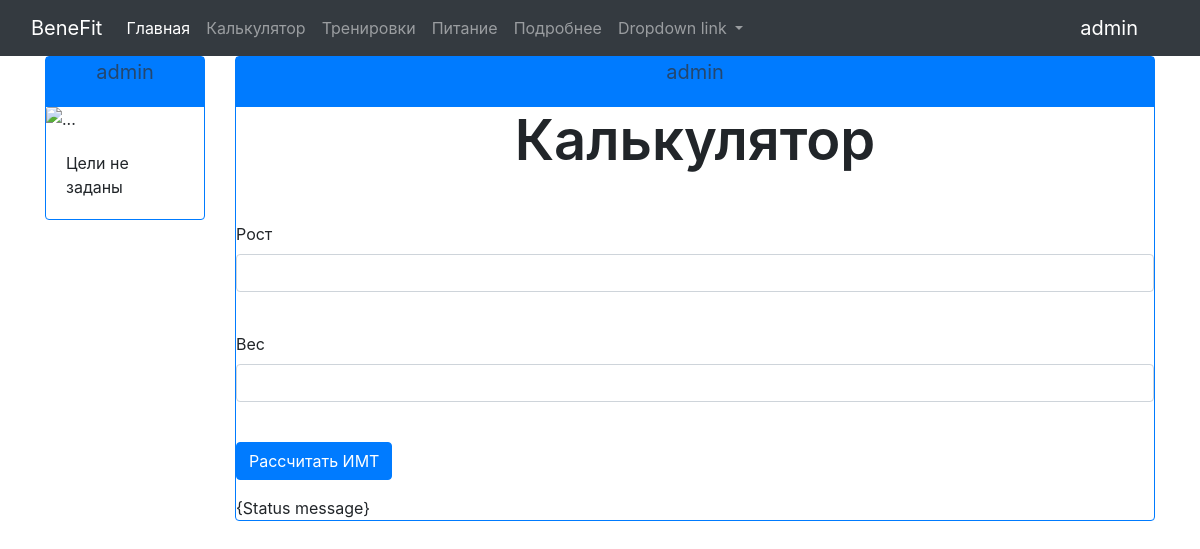
Before: /calculator (signed in) with the older database file.
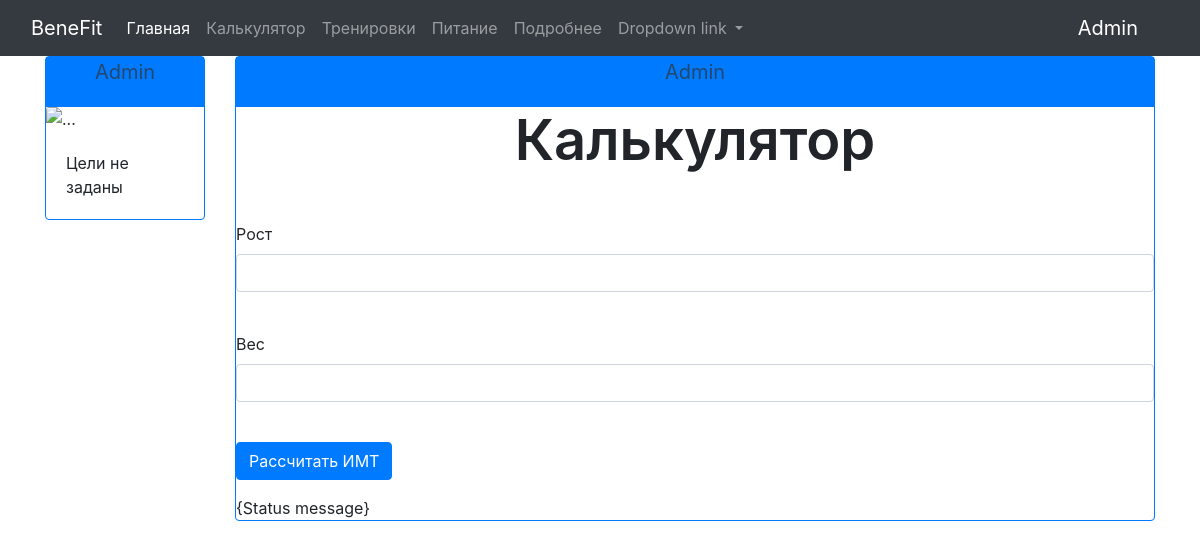
After: the same page with the newer database file.
### data/user_login.py (models this page shows, shortened)
class User_login(SqlAlchemyBase, UserMixin):
    __tablename__ = 'user_login'
    id = sqlalchemy.Column(sqlalchemy.Integer,
                           primary_key=True, autoincrement=True, nullable=True)
    name = sqlalchemy.Column(sqlalchemy.String, nullable=True)
    about = sqlalchemy.Column(sqlalchemy.String, nullable=True)
    email = sqlalchemy.Column(sqlalchemy.String,
                              index=True, unique=True, nullable=True)
    hashed_password = sqlalchemy.Column(sqlalchemy.String, nullable=True)
    created_date = sqlalchemy.Column(sqlalchemy.DateTime,
                                     default=datetime.datetime.now)
    user_inputs = orm.relation("User_inputs", back_populates='user_login')

### main.py (the view, shortened to what this page needs)
@app.route("/calculator", methods=['GET', "POST"])
def calculator_page():
    form = CalculatorForm()
    return render_template("calculator.html", title='Калькулятор', form=form, message='{Status message}')

### forms/calculator_form.py
class CalculatorForm(FlaskForm):
    height = IntegerField('Рост', validators=[DataRequired()])
    weight = IntegerField('Вес', validators=[DataRequired()])
    submit = SubmitField('Рассчитать ИМТ')

### data/db_session.py (called while the page is built)
def create_session() -> Session:
    global __factory
    return __factory()

### main.py (called while the page is built)
@login_manager.user_loader
def load_user(user_id):
    db_sess = db_session.create_session()
    return db_sess.query(User_login).get(user_id)

### templates/calculator.html (shortened to what this page needs)
{% extends "base.html" %}
{% block content %}
   	<div class="card border-primary" style="width: 100%;">
        <div class="main-card-head bg-primary">{{ current_user.name }}</div>
          	<h2 class='display-4 text-center mb-5 strong header'>Калькулятор</h2>
    	<form action="" method="post">
        <p>
            {{ form.height.label }}<br>
            {{ form.height(class="form-control", type="number") }}<br>
        </p>
        <p>
            {{ form.weight.label }}<br>
            {{ form.weight(class="form-control", type="number") }}<br>
        </p>
        <p>{{ form.submit(type="submit", class="btn btn-primary") }}</p>
        <div>{{ message }}</div>
    </form>
    </div>
{% endblock %}

### templates/base.html (shortened to what this page needs)
<!doctype html>
<html lang="en">
<head>
    <link rel="stylesheet"
          href="https://stackpath.bootstrapcdn.com/bootstrap/4.4.1/css/bootstrap.min.css"
>
    <link rel="stylesheet"
          href="../static/css/style.css">
</head>
<body>
  <nav class="navbar navbar-expand-lg navbar-dark bg-dark">
  <div class="container-fluid">
    <a class="navbar-brand" href="#">BeneFit</a>
    <div class="collapse navbar-collapse" id="navbarNavDropdown">
      <ul class="navbar-nav">
        <li class="nav-item">
          <a class="nav-link active" aria-current="page" href="/">Главная</a>
        </li>
        <li class="nav-item">
          <a class="nav-link" href="/calculator">Калькулятор</a>
        </li>
        <li class="nav-item">
          <a class="nav-link" href="#">Тренировки</a>
        </li>
        <li class="nav-item">
          <a class="nav-link" href="#">Питание</a>
        </li>
        <li class="nav-item">
          <a class="nav-link" href="#">Подробнее</a>
        </li>
        <li class="nav-item dropdown">
          <a class="nav-link dropdown-toggle" href="#" id="navbarDropdownMenuLink" role="button" data-bs-toggle="dropdown" aria-expanded="false">
            Dropdown link
          </a>
        </li>
      </ul>
      <div class="container-fluid">
        <form class="d-flex flex-space-between">
              {% if current_user.is_authenticated %}
    <a class="navbar-brand" href="/logout">{{ current_user.name }}</a>
{% else %}
    <p>
        <a class="btn btn-primary " href="/register">Зарегистрироваться</a>
        <a class="btn btn-success" href="/login">Войти</a>
    </p>
{% endif %}
        </form>
      </div>
    </div>
  </div>
</nav>
<main role="main" >
  <div  class="container">
    <div class="row">
      <div class="col-md-2 col-sm-3 sidebar">
        <div class="card border-primary" style="width: 100%;">
          <div class="card-head bg-primary">{{ current_user.name }}</div>
          <img src="https://avatars.yandex.net/get-yapic/0/0-0/islands-retina-50" class="card-img-top" alt="...">
          <div class="card-body">
            <p class="card-text">Цели не заданы</p>
          </div>
        </div>
      </div>
      <div class="col-md-10 col-sm-9 content">
        {% block content %}{% endblock %}
      </div>
    </div>
  </div>
</main>
</body>
</html>

Changed rows visible on the page:
changed User_login: name "admin" → "Admin"
